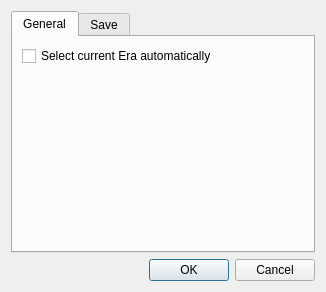
<?xml version="1.0" encoding="UTF-8"?>
<ui version="4.0">
 <class>SettingsDialog</class>
 <widget class="QDialog" name="SettingsDialog">
  <property name="geometry">
   <rect>
    <x>0</x>
    <y>0</y>
    <width>326</width>
    <height>292</height>
   </rect>
  </property>
  <property name="windowTitle">
   <string>Dialog</string>
  </property>
  <layout class="QVBoxLayout" name="verticalLayout_2">
   <item>
    <widget class="QTabWidget" name="tabWidget">
     <property name="currentIndex">
      <number>0</number>
     </property>
     <widget class="QWidget" name="tab">
      <attribute name="title">
       <string>General</string>
      </attribute>
      <layout class="QVBoxLayout" name="verticalLayout">
       <item>
        <widget class="QCheckBox" name="checkBox_autoSelectEra">
         <property name="text">
          <string>Select current Era automatically</string>
         </property>
        </widget>
       </item>
       <item>
        <spacer name="verticalSpacer">
         <property name="orientation">
          <enum>Qt::Vertical</enum>
         </property>
         <property name="sizeHint" stdset="0">
          <size>
           <width>20</width>
           <height>40</height>
          </size>
         </property>
        </spacer>
       </item>
      </layout>
     </widget>
     <widget class="QWidget" name="tab_2">
      <attribute name="title">
       <string>Save</string>
      </attribute>
      <layout class="QVBoxLayout" name="verticalLayout_3">
       <item>
        <widget class="QCheckBox" name="checkBox_compressSaves">
         <property name="text">
          <string>Compress save files</string>
         </property>
        </widget>
       </item>
       <item>
        <spacer name="verticalSpacer_2">
         <property name="orientation">
          <enum>Qt::Vertical</enum>
         </property>
         <property name="sizeHint" stdset="0">
          <size>
           <width>20</width>
           <height>187</height>
          </size>
         </property>
        </spacer>
       </item>
      </layout>
     </widget>
    </widget>
   </item>
   <item>
    <layout class="QHBoxLayout" name="horizontalLayout">
     <item>
      <spacer name="horizontalSpacer">
       <property name="orientation">
        <enum>Qt::Horizontal</enum>
       </property>
       <property name="sizeHint" stdset="0">
        <size>
         <width>40</width>
         <height>20</height>
        </size>
       </property>
      </spacer>
     </item>
     <item>
      <widget class="QDialogButtonBox" name="buttonBox">
       <property name="standardButtons">
        <set>QDialogButtonBox::Cancel|QDialogButtonBox::Ok</set>
       </property>
      </widget>
     </item>
    </layout>
   </item>
  </layout>
 </widget>
 <resources/>
 <connections/>
</ui>
